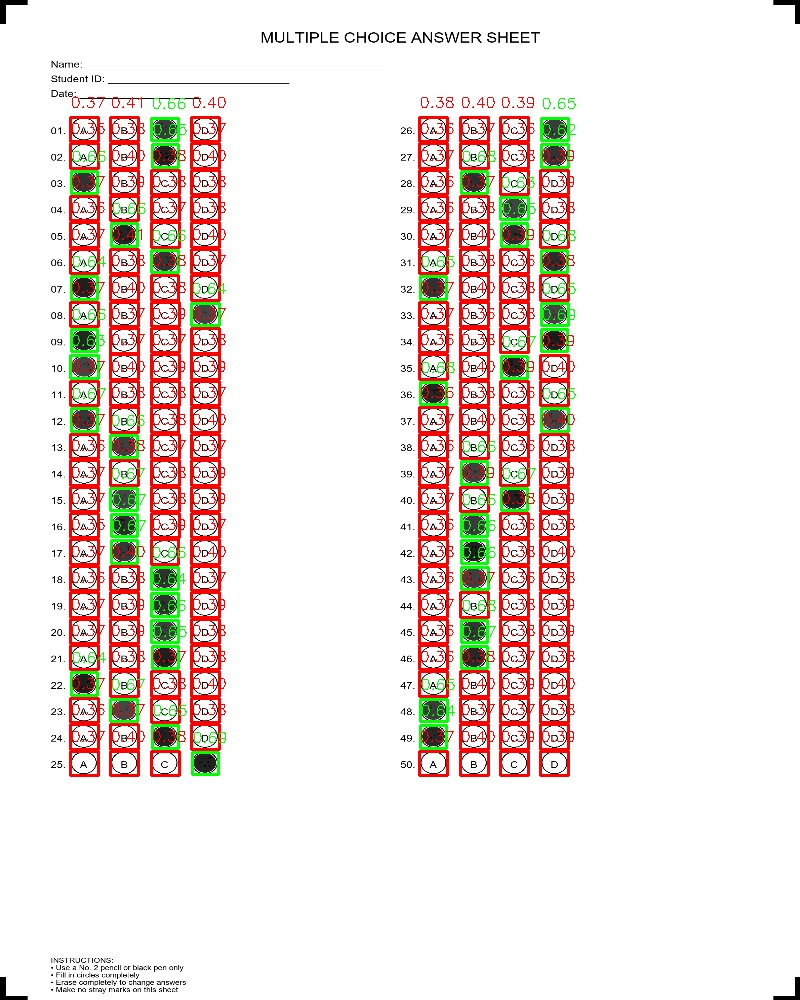
#> input picture 4-mcq_detect/debug_bubbles.jpg, 800 x 1000 px
$ python mcq_scanner.py debug_bubbles.jpg
#> lines starting #> are read from the running program, lines starting #| are printed output that depends on the picture; after the words box and inside, x2 and y2 are one past the last pixel; in counts of white or black regions, pixels touching at a corner belong together
import cv2
import numpy as np
from typing import List, Dict, Tuple
import json
import argparse
import os

class MCQAnswerSheetScanner:
    def __init__(self):
        self.answers = {}
        self.bubble_threshold = 0.6  # Threshold for determining if a bubble is filled

    def preprocess_image(self, image_path: str) -> np.ndarray:
        """Load and preprocess the image for better bubble detection"""
        # Load image
        img = cv2.imread(image_path)
        if img is None:
            raise ValueError(f"Could not load image from {image_path}")

        # Convert to grayscale
        gray = cv2.cvtColor(img, cv2.COLOR_BGR2GRAY)

        # Apply Gaussian blur to reduce noise
        blurred = cv2.GaussianBlur(gray, (5, 5), 0)

        # Apply adaptive thresholding
        thresh = cv2.adaptiveThreshold(blurred, 255, cv2.ADAPTIVE_THRESH_GAUSSIAN_C,
                                     cv2.THRESH_BINARY_INV, 11, 2)

        return thresh, gray, img

    def detect_bubbles(self, thresh_img: np.ndarray, original_img: np.ndarray) -> List[Dict]:
        """Detect circular bubbles in the image"""
        # Find contours
        contours, _ = cv2.findContours(thresh_img, cv2.RETR_EXTERNAL, cv2.CHAIN_APPROX_SIMPLE)

        bubbles = []

        for contour in contours:
            # Calculate area and perimeter
            area = cv2.contourArea(contour)
            perimeter = cv2.arcLength(contour, True)

            # Filter by area (adjust these values based on your image size)
            if area < 100 or area > 2000:
                continue

            # Calculate circularity
            if perimeter == 0:
                continue
            circularity = 4 * np.pi * area / (perimeter * perimeter)

            # Filter by circularity (circles should have circularity close to 1)
            if circularity < 0.6:
                continue

            # Get bounding rectangle
            x, y, w, h = cv2.boundingRect(contour)

            # Check aspect ratio (circles should be roughly square)
            aspect_ratio = float(w) / h
            if aspect_ratio < 0.7 or aspect_ratio > 1.3:
                continue

            # Calculate center
            center_x = x + w // 2
            center_y = y + h // 2

            # Extract the bubble region for fill detection
            bubble_region = thresh_img[y:y+h, x:x+w]
            fill_ratio = np.sum(bubble_region) / (255 * w * h)

            bubbles.append({
                'center': (center_x, center_y),
                'bbox': (x, y, w, h),
                'area': area,
                'fill_ratio': fill_ratio,
                'contour': contour
            })

        return bubbles

    def organize_bubbles_by_rows(self, bubbles: List[Dict]) -> Dict[int, List[Dict]]:
        """Organize bubbles into rows based on their y-coordinates"""
        if not bubbles:
            return {}

        # Sort bubbles by y-coordinate
        bubbles.sort(key=lambda b: b['center'][1])

        rows = {}
        current_row = 0
        last_y = bubbles[0]['center'][1]
        tolerance = 20  # Pixels tolerance for same row

        for bubble in bubbles:
            y = bubble['center'][1]

            # If y-coordinate is significantly different, start new row
            if abs(y - last_y) > tolerance:
                current_row += 1
                last_y = y

            if current_row not in rows:
                rows[current_row] = []

            rows[current_row].append(bubble)

        # Sort bubbles in each row by x-coordinate
        for row in rows.values():
            row.sort(key=lambda b: b['center'][0])

        return rows

    def map_bubbles_to_questions(self, organized_bubbles: Dict[int, List[Dict]]) -> Dict[int, str]:
        """Map detected bubbles to question numbers and answer choices"""
        answers = {}

        # Expected pattern: 50 questions, 4 choices each (A, B, C, D)
        # Questions 1-25 on left side, 26-50 on right side
        choices = ['A', 'B', 'C', 'D']

        # Sort rows by average y-coordinate
        sorted_rows = sorted(organized_bubbles.items(), key=lambda x: np.mean([b['center'][1] for b in x[1]]))

        for row_idx, (_, row_bubbles) in enumerate(sorted_rows):
            if len(row_bubbles) < 4:  # Skip rows with insufficient bubbles
                continue

            # Determine if this is left side (questions 1-25) or right side (questions 26-50)
            avg_x = np.mean([b['center'][0] for b in row_bubbles])

            # Split bubbles into left and right groups
            left_bubbles = [b for b in row_bubbles if b['center'][0] < avg_x]
            right_bubbles = [b for b in row_bubbles if b['center'][0] >= avg_x]

            # Process left side (questions 1-25)
            if len(left_bubbles) >= 4:
                left_bubbles.sort(key=lambda b: b['center'][0])
                question_num = row_idx + 1
                if question_num <= 25:
                    for i, bubble in enumerate(left_bubbles[:4]):
                        if bubble['fill_ratio'] > self.bubble_threshold:
                            answers[question_num] = choices[i]
                            break

            # Process right side (questions 26-50)
            if len(right_bubbles) >= 4:
                right_bubbles.sort(key=lambda b: b['center'][0])
                question_num = row_idx + 26
                if question_num <= 50:
                    for i, bubble in enumerate(right_bubbles[:4]):
                        if bubble['fill_ratio'] > self.bubble_threshold:
                            answers[question_num] = choices[i]
                            break

        return answers

    def scan_answer_sheet(self, image_path: str, debug: bool = False, output_dir: str = ".") -> Dict[int, str]:
        """Main function to scan the answer sheet and extract answers"""
        try:
            # Preprocess image
            thresh_img, gray_img, original_img = self.preprocess_image(image_path)
#> in preprocess_image, img is the input picture: shape (1000, 800, 3); mean B, G, R 223.4, 228.1, 238.7
#> in preprocess_image, `gray = cv2.cvtColor(img, cv2.COLOR_BGR2GRAY)`:
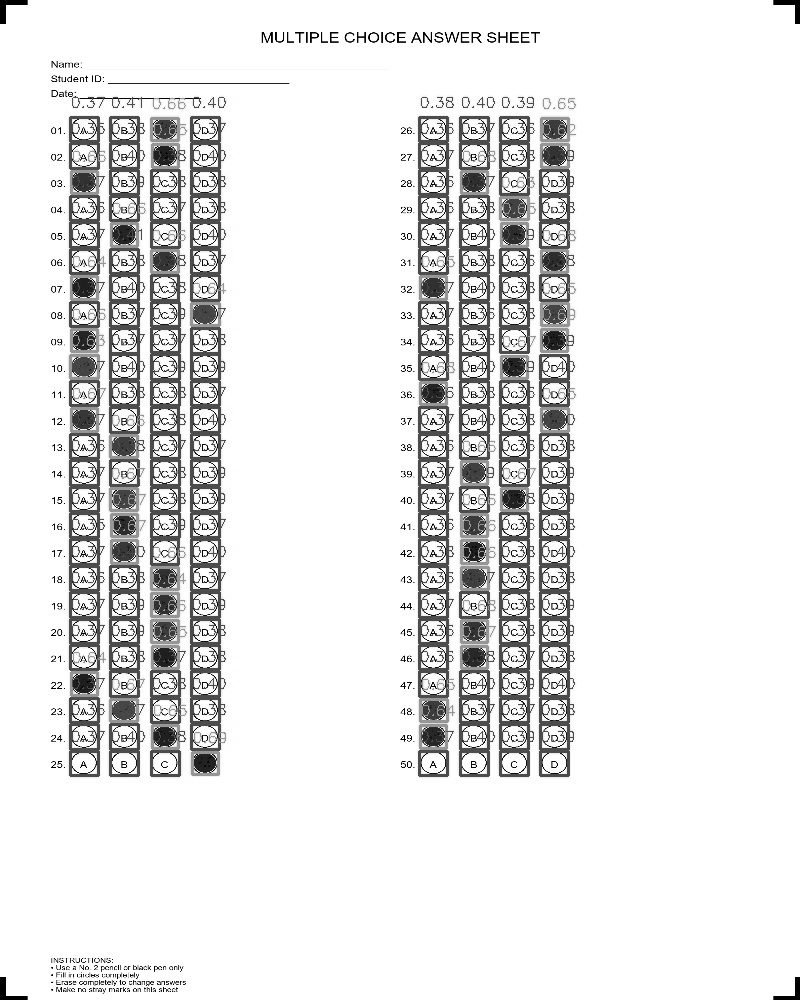
#> gray: shape (1000, 800); min 0, max 255, mean 230.7
#> in preprocess_image, `thresh = cv2.adaptiveThreshold(blurred, 255, cv2.ADAPTIVE_THRESH_GAUSS..`:
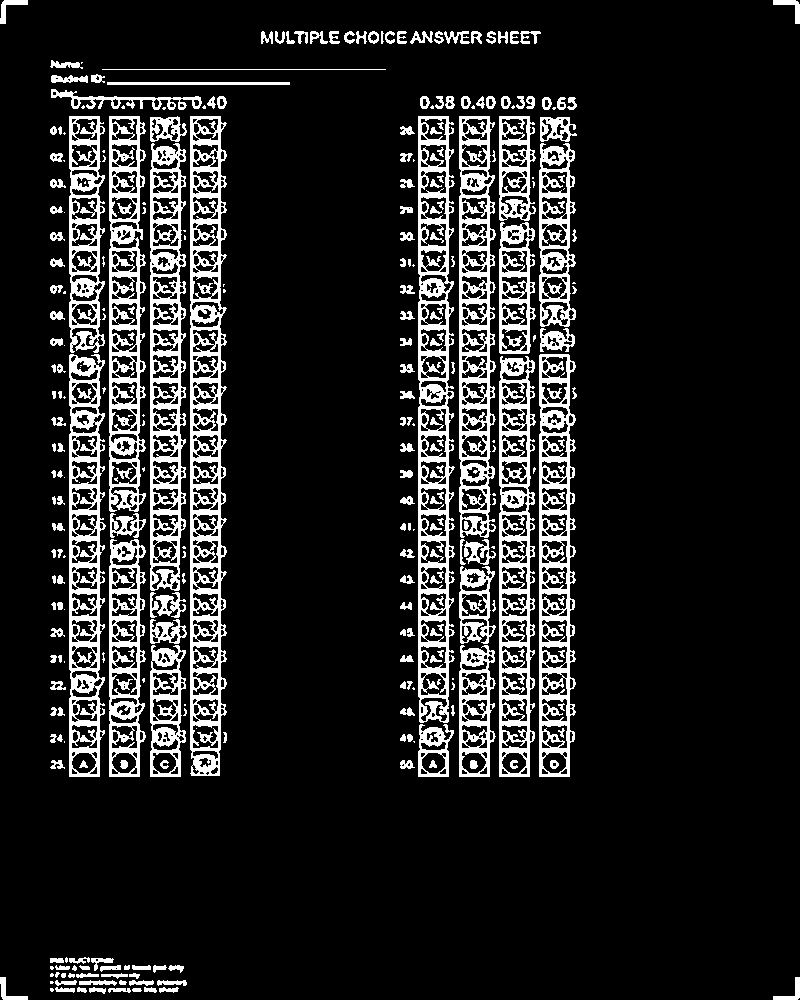
#> thresh: shape (1000, 800); 13.7% white; 336 white regions (91 under 20 px)

            # Detect bubbles
            bubbles = self.detect_bubbles(thresh_img, original_img)
#> in detect_bubbles, `contours, _ = cv2.findContours(thresh_img, cv2.RETR_EXTERNAL, cv2.CHAI..`: contours = 241 contours, 99 with area under 20; largest, box (x1, y1, x2, y2) and area: (190, 116, 227, 776) 20702, (418, 116, 455, 723) 18496, (150, 143, 186, 591) 13688, (539, 354, 576, 777) 13369, (499, 356, 536, 777) 12968
#> the loop in detect_bubbles, `for contour in contours:` made 241 passes
#> (area, perimeter) on passes 1, 2, 4: (24, 21.66), (54, 59.8), (55.5, 49.21)
#> after the loop in detect_bubbles, `for contour in contours:`: bubbles = []
#> bubbles = []

            if debug:
                print(f"Detected {len(bubbles)} potential bubbles")

            # Organize bubbles by rows
            organized_bubbles = self.organize_bubbles_by_rows(bubbles)
#> organized_bubbles = 0 items

            if debug:
                print(f"Organized into {len(organized_bubbles)} rows")
                for row_idx, row_bubbles in organized_bubbles.items():
                    print(f"Row {row_idx}: {len(row_bubbles)} bubbles")

            # Map bubbles to questions and answers
            answers = self.map_bubbles_to_questions(organized_bubbles)
#> in map_bubbles_to_questions, `sorted_rows = sorted(organized_bubbles.items(), key=lambda x: np.mean(..`: sorted_rows = []
#> after the loop in map_bubbles_to_questions, `for row_idx, (_, row_bubbles) in enumerate(sorted_rows):`: answers = 0 items
#> answers = 0 items

            if debug:
                # Create debug image showing detected bubbles
                debug_img = original_img.copy()
                for bubble in bubbles:
                    x, y, w, h = bubble['bbox']
                    color = (0, 255, 0) if bubble['fill_ratio'] > self.bubble_threshold else (0, 0, 255)
                    cv2.rectangle(debug_img, (x, y), (x+w, y+h), color, 2)
                    cv2.putText(debug_img, f"{bubble['fill_ratio']:.2f}",
                              (x, y-10), cv2.FONT_HERSHEY_SIMPLEX, 0.5, color, 1)

                # Save debug image to output directory
                debug_output_path = os.path.join(output_dir, 'debug_bubbles.jpg')
                cv2.imwrite(debug_output_path, debug_img)
                print(f"Debug image saved as '{debug_output_path}'")

            return answers

        except Exception as e:
            print(f"Error scanning answer sheet: {str(e)}")
            return {}

    def save_results(self, answers: Dict[int, str], output_dir: str = ".", output_filename: str = "scanned_answers.json"):
        """Save the scanned answers to a JSON file in the specified directory"""
        # Create output directory if it doesn't exist
        os.makedirs(output_dir, exist_ok=True)

        # Create full output path
        output_path = os.path.join(output_dir, output_filename)

        with open(output_path, 'w') as f:
            json.dump(answers, f, indent=2)
        print(f"Results saved to {output_path}")

    def print_results(self, answers: Dict[int, str]):
        """Print the scanned answers in a readable format"""
        print("\n=== SCANNED ANSWERS ===")
        for question in range(1, 51):
            answer = answers.get(question, "No answer detected")
            print(f"Question {question:2d}: {answer}")

        print(f"\nTotal answered questions: {len(answers)}/50")

def parse_arguments():
    """Parse command line arguments"""
    parser = argparse.ArgumentParser(description='MCQ Answer Sheet Scanner')
    parser.add_argument('image_path', help='Path to the answer sheet image')
    parser.add_argument('-o', '--output-dir', default='.',
                       help='Output directory for results (default: current directory)')
    parser.add_argument('-f', '--output-file', default='scanned_answers.json',
                       help='Output filename for JSON results (default: scanned_answers.json)')
    parser.add_argument('-d', '--debug', action='store_true',
                       help='Enable debug mode (saves debug image)')
    parser.add_argument('-t', '--threshold', type=float, default=0.6,
                       help='Bubble fill threshold (0.0-1.0, default: 0.6)')

    return parser.parse_args()

# Usage example
if __name__ == "__main__":
    # Parse command line arguments
    args = parse_arguments()

    # Create scanner instance
    scanner = MCQAnswerSheetScanner()

    # Set bubble threshold if provided
    scanner.bubble_threshold = args.threshold

    try:
        # Scan the answer sheet
        answers = scanner.scan_answer_sheet(args.image_path, debug=args.debug, output_dir=args.output_dir)
#> answers = 0 items

        # Print results
        scanner.print_results(answers)
#> the loop in print_results, `for question in range(1, 51):` made 50 passes
#| Question  1: No answer detected
#| Question  2: No answer detected
#| Question  3: No answer detected
#| Question  4: No answer detected
#| Question  5: No answer detected
#| Question  6: No answer detected
#| Question  7: No answer detected
#| Question  8: No answer detected
#> (further printed lines are left out)
#| Total answered questions: 0/50

        # Save results to JSON file in specified directory
        scanner.save_results(answers, args.output_dir, args.output_file)

    except FileNotFoundError:
        print(f"Error: Could not find image file '{args.image_path}'")
        print("Please make sure the image file exists and provide the correct path")
    except Exception as e:
        print(f"Error: {str(e)}")
